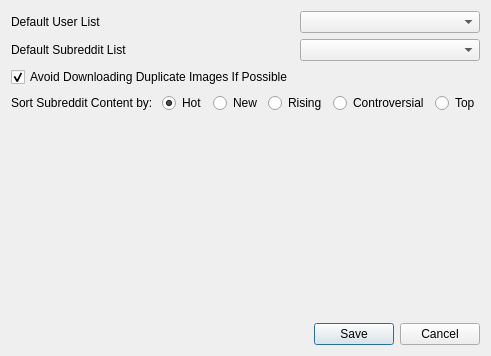
<?xml version="1.0" encoding="UTF-8"?>
<ui version="4.0">
 <class>SettingsDialog</class>
 <widget class="QDialog" name="SettingsDialog">
  <property name="geometry">
   <rect>
    <x>0</x>
    <y>0</y>
    <width>485</width>
    <height>356</height>
   </rect>
  </property>
  <property name="windowTitle">
   <string>Settings</string>
  </property>
  <layout class="QVBoxLayout" name="verticalLayout">
   <item>
    <layout class="QFormLayout" name="formLayout">
     <property name="sizeConstraint">
      <enum>QLayout::SetDefaultConstraint</enum>
     </property>
     <property name="fieldGrowthPolicy">
      <enum>QFormLayout::AllNonFixedFieldsGrow</enum>
     </property>
     <property name="leftMargin">
      <number>0</number>
     </property>
     <item row="0" column="0">
      <widget class="QLabel" name="defaultUserListLabel">
       <property name="text">
        <string>Default User List</string>
       </property>
      </widget>
     </item>
     <item row="0" column="1">
      <widget class="QComboBox" name="defaultUserListComboBox"/>
     </item>
     <item row="1" column="0">
      <widget class="QLabel" name="defaultSubredditListLabel">
       <property name="text">
        <string>Default Subreddit List</string>
       </property>
      </widget>
     </item>
     <item row="1" column="1">
      <widget class="QComboBox" name="defaultSubredditListComboBox"/>
     </item>
     <item row="2" column="0">
      <widget class="QCheckBox" name="avoidDuplCheckBox">
       <property name="text">
        <string>Avoid Downloading Duplicate Images If Possible</string>
       </property>
       <property name="checked">
        <bool>true</bool>
       </property>
      </widget>
     </item>
     <item row="3" column="0" colspan="2">
      <layout class="QHBoxLayout" name="horizontalLayout">
       <item>
        <widget class="QLabel" name="label">
         <property name="text">
          <string>Sort Subreddit Content by: </string>
         </property>
        </widget>
       </item>
       <item>
        <widget class="QRadioButton" name="hotBtn">
         <property name="text">
          <string>Hot</string>
         </property>
         <property name="checked">
          <bool>true</bool>
         </property>
        </widget>
       </item>
       <item>
        <widget class="QRadioButton" name="newBtn">
         <property name="text">
          <string>New</string>
         </property>
        </widget>
       </item>
       <item>
        <widget class="QRadioButton" name="risingBtn">
         <property name="text">
          <string>Rising</string>
         </property>
        </widget>
       </item>
       <item>
        <widget class="QRadioButton" name="controversialBtn">
         <property name="text">
          <string>Controversial</string>
         </property>
        </widget>
       </item>
       <item>
        <widget class="QRadioButton" name="topBtn">
         <property name="text">
          <string>Top</string>
         </property>
        </widget>
       </item>
      </layout>
     </item>
    </layout>
   </item>
   <item>
    <widget class="QDialogButtonBox" name="dialogButtonBox">
     <property name="orientation">
      <enum>Qt::Horizontal</enum>
     </property>
     <property name="standardButtons">
      <set>QDialogButtonBox::Cancel|QDialogButtonBox::Save</set>
     </property>
    </widget>
   </item>
  </layout>
 </widget>
 <resources/>
 <connections>
  <connection>
   <sender>dialogButtonBox</sender>
   <signal>accepted()</signal>
   <receiver>SettingsDialog</receiver>
   <slot>accept()</slot>
   <hints>
    <hint type="sourcelabel">
     <x>248</x>
     <y>254</y>
    </hint>
    <hint type="destinationlabel">
     <x>157</x>
     <y>274</y>
    </hint>
   </hints>
  </connection>
  <connection>
   <sender>dialogButtonBox</sender>
   <signal>rejected()</signal>
   <receiver>SettingsDialog</receiver>
   <slot>reject()</slot>
   <hints>
    <hint type="sourcelabel">
     <x>316</x>
     <y>260</y>
    </hint>
    <hint type="destinationlabel">
     <x>286</x>
     <y>274</y>
    </hint>
   </hints>
  </connection>
 </connections>
</ui>
